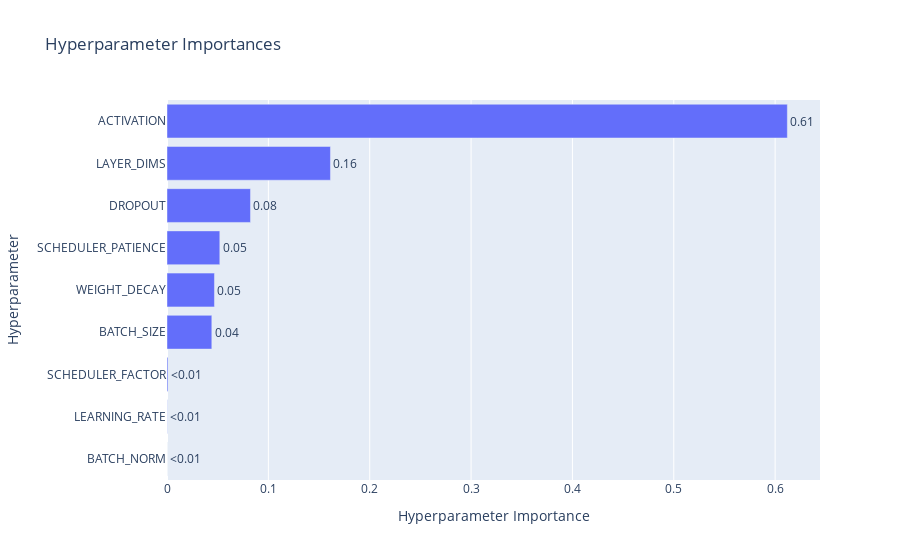

This figure's notebook cell:
### Code cell
fig = optuna.visualization.plot_param_importances(study)
fig.show()

### Figure 1 — Plotly figure (JSON) as saved in the notebook; plotly's stock layout.template omitted (floating-point values rounded to 4 significant figures)
{"data": [{"cliponaxis": false, "hovertemplate": ["BATCH_NORM (CategoricalDistribution): 2.5487724620284706e-05<extra></extra>", "LEARNING_RATE (CategoricalDistribution): 0.00019269360389486399<extra></extra>", "SCHEDULER_FACTOR (CategoricalDistribution): 0.0009670799082317264<extra></extra>", "BATCH_SIZE (CategoricalDistribution): 0.044215481494176624<extra></extra>", "WEIGHT_DECAY (CategoricalDistribution): 0.04682287328722955<extra></extra>", "SCHEDULER_PATIENCE (CategoricalDistribution): 0.052102833891178875<extra></extra>", "DROPOUT (CategoricalDistribution): 0.08236010805430616<extra></extra>", "LAYER_DIMS (CategoricalDistribution): 0.16126917714428116<extra></extra>", "ACTIVATION (CategoricalDistribution): 0.6120442648920809<extra></extra>"], "name": "Objective Value", "orientation": "h", "text": ["<0.01", "<0.01", "<0.01", "0.04", "0.05", "0.05", "0.08", "0.16", "0.61"], "textposition": "outside", "type": "bar", "x": [2.549e-05, 0.0001927, 0.0009671, 0.04422, 0.04682, 0.0521, 0.08236, 0.1613, 0.612], "y": ["BATCH_NORM", "LEARNING_RATE", "SCHEDULER_FACTOR", "BATCH_SIZE", "WEIGHT_DECAY", "SCHEDULER_PATIENCE", "DROPOUT", "LAYER_DIMS", "ACTIVATION"]}], "layout": {"title": {"text": "Hyperparameter Importances"}, "xaxis": {"title": {"text": "Hyperparameter Importance"}}, "yaxis": {"title": {"text": "Hyperparameter"}}}}
